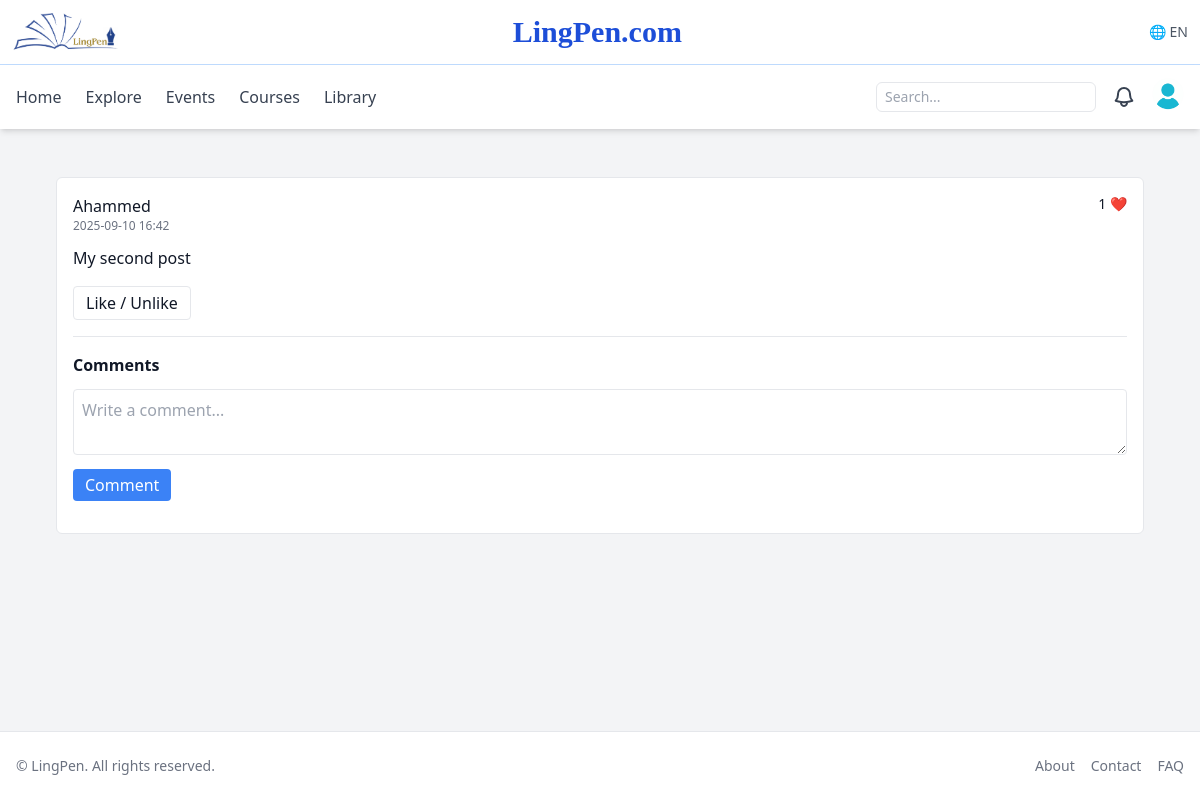
Screenshot of /posts/posts/2 (signed in) with the database file from the repository.
### app/models.py (models this page shows)
class Profile(db.Model):
    id = db.Column(db.Integer, primary_key=True)
    user_id = db.Column(db.Integer, db.ForeignKey("user.id"), unique=True)
    first_name = db.Column(db.String(80))
    last_name = db.Column(db.String(80))
    dob = db.Column(db.Date)
    photo_url = db.Column(db.String(255))
    cover_url = db.Column(db.String(255))
    about = db.Column(db.Text)
    primary_language = db.Column(db.String(80))
    interests = db.Column(db.String(255))
    proficiency_level = db.Column(db.String(50))
    user = db.relationship("User", back_populates="profile")

class Post(db.Model):
    id = db.Column(db.Integer, primary_key=True)
    user_id = db.Column(db.Integer, db.ForeignKey("user.id"), nullable=False, index=True)
    body = db.Column(db.Text, nullable=False)
    created_at = db.Column(db.DateTime, default=datetime.utcnow)
    updated_at = db.Column(db.DateTime, onupdate=datetime.utcnow)
    user = db.relationship("User", backref=db.backref("posts", lazy="dynamic"))
    likes = db.relationship("PostLike", back_populates="post", cascade='all, delete-orphan', lazy="dynamic")
    comments = db.relationship("PostComment", back_populates="post", cascade='all, delete-orphan', lazy="dynamic")

### app/blueprints/posts/routes.py (the view)
@bp.route("/posts/<int:post_id>")
def detail(post_id):
    post = Post.query.get_or_404(post_id)
    comments = (
        PostComment.query.filter_by(post_id=post.id, parent_id=None)
        .order_by(PostComment.created_at.desc())
        .all()
    )
    form = CommentForm()
    return render_template("posts/detail.html", post=post, form=form, comments=comments)

### app/forms.py
class CommentForm(FlaskForm):
    body = TextAreaField('Comment', validators=[DataRequired(), Length(min=1, max=2000)])
    submit = SubmitField('Comment')

### app/models.py (called while the page is built)
@login_manager.user_loader
def load_user(user_id):
    return db.session.get(User, int(user_id))

### app/templates/posts/detail.html (shortened to what this page needs)
{% extends 'base.html' %}
{% block content %}
<div class="border rounded-md p-4 bg-white">
  <div class="flex justify-between items-start">
    <div>
      <div class="font-medium">
        <a href="{{ url_for('users.profile', user_id=post.user.id) }}">
          {{ post.user.profile.first_name or post.user.email }}
        </a>
      </div>
      <div class="text-xs text-gray-500">{{ post.created_at.strftime('%Y-%m-%d %H:%M') }}</div>
    </div>
    <div class="text-sm">{{ post.likes.count() }} ❤</div>
  </div>
  <p class="mt-3">{{ post.body }}</p>
  <div class="mt-4 flex gap-2">
    {% if current_user.is_authenticated %}
      <form method="post" action="{{ url_for('posts.like', post_id=post.id) }}">
        <button class="px-3 py-1 border rounded">Like / Unlike</button>
      </form>
    {% else %}
      <a href="{{ url_for('auth.login') }}" class="px-3 py-1 border rounded">Login to interact</a>
    {% endif %}
  </div>
  <hr class="my-4">
  <div x-data="commentsComponent({{ post.id }})" x-init="loadComments()">
    <h2 class="font-semibold mb-3">Comments</h2>
    {% if current_user.is_authenticated %}
      <div class="mb-4">
        <textarea x-model="newComment" class="w-full border rounded p-2" placeholder="Write a comment..."></textarea>
        <button @click="submitComment()" class="bg-blue-500 text-white px-3 py-1 rounded mt-2">Comment</button>
      </div>
    {% else %}
      <p class="text-sm text-gray-500">
        Please <a href="{{ url_for('auth.login') }}" class="text-blue-600 underline">login</a> to comment.
      </p>
    {% endif %}
  </div>
</div>
{% endblock %}

### rows the page displays
Profile: user.profile "Ahammed"
Post: created_at "2025-09-10 16:42", body "My second post"

### other values shown
{{ post.likes.count() }} "1"
